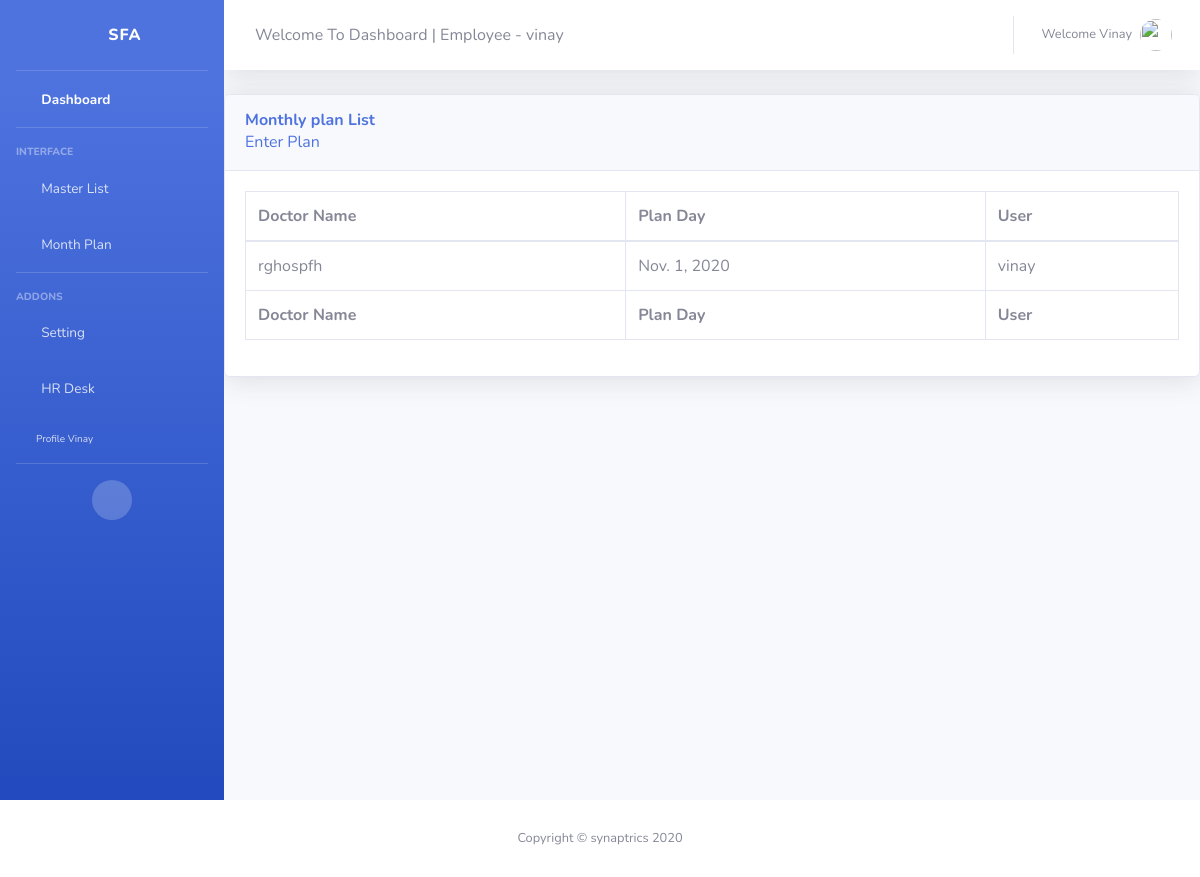
Screenshot of /report/monthlyplanlist/ (signed in) with the database file from the repository.
### accounts/models.py (models this page shows)
class User(AbstractUser):
	is_se = models.BooleanField(default = False)
	is_abm = models.BooleanField(default = False)
	is_rbm = models.BooleanField(default = False)
	is_zbm = models.BooleanField(default = False)
	is_admin = models.BooleanField(default = False)
	username = models.CharField(max_length = 15,unique=True)
	first_name = models.CharField(max_length = 15)
	last_name = models.CharField(max_length = 15)
	email = models.EmailField()
	mobile_number = models.CharField(max_length = 15 ,null = True , blank = True)

### report/models.py (models this page shows, shortened)
class Monthlyplan(models.Model):
	is_approved = models.BooleanField(default = False)
	is_rejected = models.BooleanField(default = False)
	user 	= models.ForeignKey(User, on_delete= models.CASCADE)
	doctor_name = models.CharField(max_length= 50)
	plan_date = models.DateField()

### report/views.py (the view)
# urls.py: path('monthlyplanlist/', views.MonthlyplanList, name = 'month-planlist'),
def MonthlyplanList(request):
	monthlyplan = Monthlyplan.objects.filter( user = request.user)
	return render(request,"../templates/report/monthlyplanlist.html",{"monthlyplan":monthlyplan})

### report/templates/report/monthlyplanlist.html (shortened to what this page needs)
{% extends 'report/main3.html'%}
{% load crispy_forms_tags %}
{% block content %}
          <div class="card shadow mb-4">
            <div class="card-header py-3">
              <h6 class="m-0 font-weight-bold text-primary">Monthly plan List </h6>
              <a href="{% url 'month-planing' %}"> Enter Plan</a>
            </div>
            <div class="card-body">
              <div class="table-responsive">
                <table class="table table-bordered" id="dataTable" width="100%" cellspacing="0">
                  <thead>
                    <tr>
                      <th>Doctor Name</th>
                      <th>Plan Day</th>
                      <th>User</th>
                    </tr>
                  </thead>
                  <tfoot>
                    <tr>
                      <th>Doctor Name</th>
                      <th>Plan Day</th>
                      <th>User</th>
                    </tr>
                  </tfoot>
                  <tbody>
                      {% for plan in monthlyplan %}
                          <tr>
                           <td> {{ plan.doctor_name }}</td>
                          <td> {{ plan.plan_date }}</td>
                          <td> {{ plan.user }}</td>
                          </tr>
                        {% endfor %}
                  </tbody>
                </table>
              </div>
            </div>
          </div>
        </div>
</div>
{% endblock content %}

### report/templates/report/main3.html (shortened to what this page needs)
{% load static %}
<!DOCTYPE html>
<html lang="en">
<head>
  <link href="{% static 'report/vendor/fontawesome-free/css/all.min.css' %} " rel="stylesheet" type="text/css">
  <link href="{% static 'report/css/sb-admin-2.min.css' %}" rel="stylesheet">
</head>
<body id="page-top">
  <div id="wrapper">
    <ul class="navbar-nav bg-gradient-primary sidebar sidebar-dark accordion" id="accordionSidebar">
      <a class="sidebar-brand d-flex align-items-center justify-content-center" href="{% url 'home'%}">
        <div class="sidebar-brand-icon rotate-n-15">
          <i class="fas fa-laugh-wink"></i>
        </div>
        <div class="sidebar-brand-text mx-3">SFA  <sup></sup></div>
      </a>
      <hr class="sidebar-divider my-0">
      <li class="nav-item active">
        <a class="nav-link" href="{% url 'report-home'%}">
          <i class="fas fa-fw fa-tachometer-alt"></i>
          <span>Dashboard</span></a>
      </li>
      <hr class="sidebar-divider">
      <div class="sidebar-heading">
        Interface
      </div>
      <li class="nav-item">
        <a class="nav-link collapsed" href="#" data-toggle="collapse" data-target="#collapseTwo" aria-expanded="true" aria-controls="collapseTwo">
          <i class="fas fa-fw fa-cog"></i>
          <span>Master List</span>
        </a>
      </li>
      <li class="nav-item">
        <a class="nav-link collapsed" href="#" data-toggle="collapse" data-target="#collapseUtilities" aria-expanded="true" aria-controls="collapseUtilities">
          <i class="fas fa-fw fa-wrench"></i>
          <span>Month Plan</span>
        </a>
      </li>
      <hr class="sidebar-divider">
      <div class="sidebar-heading">
        Addons
      </div>
      <li class="nav-item">
        <a class="nav-link collapsed" href="#" data-toggle="collapse" data-target="#collapsePages" aria-expanded="true" aria-controls="collapsePages">
          <i class="fas fa-fw fa-folder"></i>
          <span style="text-transform: capitalize;">Setting</span>
        </a>
      </li>
      <li class="nav-item">
        <a class="nav-link" href="{% url 'direct-hr'%}">
          <i class="fas fa-fw fa-chart-area"></i>
          <span>HR Desk</span></a>
      </li>
 {% if user.is_authenticated %}
              {% if user.is_se %}
                        <li class="nav-item">
                            <a class="nav-link" href="{% url 'se_profile' %}">
                              <i class="fas fa-fw fa-chart-area"></i>
                              <span>SE {{user.username}}</span></a>
                          </li>
              {% elif user.is_abm %}
                        <li class="nav-item">
                            <a class="nav-link" href="{% url 'abm_profile' %}">
                              <i class="fas fa-fw fa-chart-area"></i>
                              <span>ABM {{user.username}}</span></a>
                          </li>
              {% elif user.is_zbm %}
                          <li class="nav-item">
                            <a class="nav-link" href="{% url 'zbm_profile' %}">
                              <i class="fas fa-fw fa-chart-area"></i>
                              <span>ZBM {{user.username}}</span></a>
                          </li>
              {% elif user.is_rbm %}
                    <li class="nav-item">
                            <a class="nav-link" href="{% url 'rbm_profile' %}">
                              <i class="fas fa-fw fa-chart-area"></i>
                              <span>RBM {{user.username}}</span></a>
                          </li>
              {% else %}
              <li class="nav-item" style="padding-left: 20px;">
                  <a class="nav-link" href="#" style="font-size: 10px; text-transform :capitalize;">Profile {{ user.username }}</a>
                </li>
              {% endif %}
  {% endif %}
      <hr class="sidebar-divider d-none d-md-block">
      <div class="text-center d-none d-md-inline">
        <button class="rounded-circle border-0" id="sidebarToggle"></button>
      </div>
    </ul>
    <div id="content-wrapper" class="d-flex flex-column">
      <div id="content">
        <nav class="navbar navbar-expand navbar-light bg-white topbar mb-4 static-top shadow">
          <form class="d-none d-sm-inline-block form-inline mr-auto ml-md-3 my-2 my-md-0 mw-100 navbar-search">
            <div class="input-group">
              <div class="input-group-append">
                Welcome To Dashboard | Employee  -  {{user.username}}
              </div>
            </div>
          </form>
          <ul class="navbar-nav ml-auto">
            <li class="nav-item dropdown no-arrow">
              <a class="nav-link dropdown-toggle" href="#" id="userDropdown" role="button" data-toggle="dropdown" aria-haspopup="true" aria-expanded="false">
                <span class="mr-2 d-none d-lg-inline text-gray-600 small" style="text-transform: capitalize;">Welcome {{user.username}}</span>
                <img class="img-profile rounded-circle" src="https://source.unsplash.com/QAB-WJcbgJk/60x60">
              </a>
            </li>
          </ul>
        </nav>
          {%  block content %}
      </div>
      <footer class="sticky-footer bg-white">
        <div class="container my-auto">
          <div class="copyright text-center my-auto">
            <span>Copyright &copy; synaptrics 2020</span>
          </div>
        </div>
      </footer>
</body>
</html>

### rows the page displays
User: username "Vinay", username "vinay"
Monthlyplan: doctor_name "rghospfh", plan_date "Nov. 1, 2020", user "vinay"
